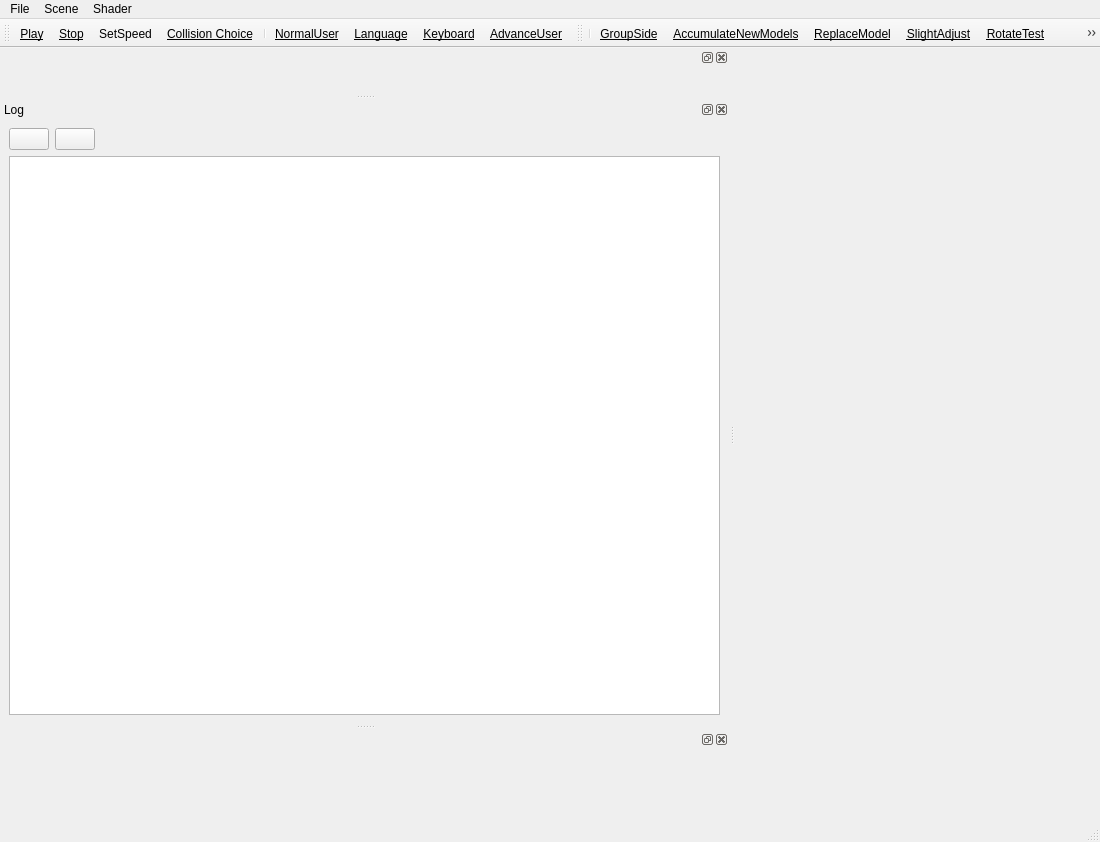
<?xml version="1.0" encoding="UTF-8"?>
<ui version="4.0">
 <author>lemonrong</author>
 <class>MainWindow</class>
 <widget class="QMainWindow" name="MainWindow">
  <property name="windowModality">
   <enum>Qt::NonModal</enum>
  </property>
  <property name="geometry">
   <rect>
    <x>0</x>
    <y>0</y>
    <width>1100</width>
    <height>842</height>
   </rect>
  </property>
  <property name="sizePolicy">
   <sizepolicy hsizetype="Expanding" vsizetype="Expanding">
    <horstretch>0</horstretch>
    <verstretch>0</verstretch>
   </sizepolicy>
  </property>
  <property name="acceptDrops">
   <bool>true</bool>
  </property>
  <property name="windowTitle">
   <string>osg3DViewer</string>
  </property>
  <widget class="QWidget" name="centralwidget"/>
  <widget class="QMenuBar" name="menubar">
   <property name="geometry">
    <rect>
     <x>0</x>
     <y>0</y>
     <width>1100</width>
     <height>23</height>
    </rect>
   </property>
   <widget class="QMenu" name="menuFile">
    <property name="title">
     <string>File</string>
    </property>
    <widget class="QMenu" name="menuRecent_Files">
     <property name="title">
      <string>Recent Files</string>
     </property>
    </widget>
    <addaction name="actionOpen"/>
    <addaction name="actionUnload"/>
    <addaction name="actionSave_As"/>
    <addaction name="separator"/>
    <addaction name="menuRecent_Files"/>
    <addaction name="separator"/>
    <addaction name="actionQuit"/>
   </widget>
   <widget class="QMenu" name="menuScene">
    <property name="title">
     <string>Scene</string>
    </property>
    <addaction name="actionReset_View"/>
    <addaction name="actionFull_Screen"/>
    <addaction name="separator"/>
    <addaction name="actionTexture"/>
    <addaction name="actionLight"/>
    <addaction name="actionHighLight"/>
    <addaction name="actionShadow"/>
   </widget>
   <widget class="QMenu" name="menuShader">
    <property name="title">
     <string>Shader</string>
    </property>
    <addaction name="actionRemove_Shader"/>
   </widget>
   <addaction name="menuFile"/>
   <addaction name="menuScene"/>
   <addaction name="menuShader"/>
  </widget>
  <widget class="QStatusBar" name="statusbar"/>
  <widget class="QToolBar" name="fileToolBar">
   <property name="windowTitle">
    <string>Base ToolBar</string>
   </property>
   <property name="toolButtonStyle">
    <enum>Qt::ToolButtonTextUnderIcon</enum>
   </property>
   <attribute name="toolBarArea">
    <enum>TopToolBarArea</enum>
   </attribute>
   <attribute name="toolBarBreak">
    <bool>false</bool>
   </attribute>
   <addaction name="actionUnload"/>
   <addaction name="actionLight"/>
   <addaction name="actionEnableNode"/>
   <addaction name="actionReset_View"/>
   <addaction name="separator"/>
   <addaction name="actionQuit"/>
   <addaction name="actionSave_As"/>
   <addaction name="actionOptimize"/>
   <addaction name="actionBackFace"/>
  </widget>
  <widget class="QDockWidget" name="dockWidget_Properties">
   <property name="windowTitle">
    <string/>
   </property>
   <attribute name="dockWidgetArea">
    <number>1</number>
   </attribute>
   <widget class="QWidget" name="dockWidgetContents_2"/>
  </widget>
  <widget class="QToolBar" name="sceneToolBar">
   <property name="windowTitle">
    <string>Scene Toolbar</string>
   </property>
   <property name="toolButtonStyle">
    <enum>Qt::ToolButtonTextUnderIcon</enum>
   </property>
   <attribute name="toolBarArea">
    <enum>TopToolBarArea</enum>
   </attribute>
   <attribute name="toolBarBreak">
    <bool>false</bool>
   </attribute>
   <addaction name="separator"/>
   <addaction name="actionOpen"/>
   <addaction name="actionTexture"/>
   <addaction name="actionShadow"/>
   <addaction name="actionFull_Screen"/>
   <addaction name="actionHighLight"/>
   <addaction name="actionLoad_Shader"/>
  </widget>
  <widget class="QDockWidget" name="logDock">
   <property name="toolTip">
    <string>Log</string>
   </property>
   <property name="statusTip">
    <string>Log</string>
   </property>
   <property name="whatsThis">
    <string>Log</string>
   </property>
   <property name="accessibleName">
    <string>Log</string>
   </property>
   <property name="accessibleDescription">
    <string>Log</string>
   </property>
   <property name="floating">
    <bool>false</bool>
   </property>
   <property name="allowedAreas">
    <set>Qt::LeftDockWidgetArea|Qt::RightDockWidgetArea|Qt::TopDockWidgetArea</set>
   </property>
   <property name="windowTitle">
    <string>Log</string>
   </property>
   <attribute name="dockWidgetArea">
    <number>1</number>
   </attribute>
   <widget class="QWidget" name="dockWidgetContents_3">
    <layout class="QGridLayout" name="gridLayout_2">
     <item row="0" column="0">
      <widget class="QPushButton" name="pushButtonClearLog">
       <property name="text">
        <string/>
       </property>
       <property name="icon">
        <iconset resource="../res/osg3DViewer.qrc">
         <normaloff>:/osg3DViewer/delete.png</normaloff>:/osg3DViewer/delete.png</iconset>
       </property>
      </widget>
     </item>
     <item row="0" column="2">
      <spacer name="horizontalSpacer">
       <property name="orientation">
        <enum>Qt::Horizontal</enum>
       </property>
       <property name="sizeHint" stdset="0">
        <size>
         <width>619</width>
         <height>20</height>
        </size>
       </property>
      </spacer>
     </item>
     <item row="1" column="0" colspan="3">
      <widget class="QTextBrowser" name="textBrowserLog"/>
     </item>
     <item row="0" column="1">
      <widget class="QPushButton" name="pushButtonSaveLog">
       <property name="text">
        <string/>
       </property>
       <property name="icon">
        <iconset resource="../res/osg3DViewer.qrc">
         <normaloff>:/osg3DViewer/icon_save.png</normaloff>:/osg3DViewer/icon_save.png</iconset>
       </property>
      </widget>
     </item>
    </layout>
   </widget>
  </widget>
  <widget class="QDockWidget" name="dockWidget_Model">
   <property name="allowedAreas">
    <set>Qt::AllDockWidgetAreas</set>
   </property>
   <property name="windowTitle">
    <string/>
   </property>
   <attribute name="dockWidgetArea">
    <number>1</number>
   </attribute>
   <widget class="QWidget" name="dockWidgetContents">
    <layout class="QGridLayout" name="gridLayout"/>
   </widget>
  </widget>
  <action name="actionOpen">
   <property name="icon">
    <iconset resource="../res/osg3DViewer.qrc">
     <normaloff>:/osg3DViewer/preferences.png</normaloff>:/osg3DViewer/preferences.png</iconset>
   </property>
   <property name="text">
    <string>GroupSide</string>
   </property>
   <property name="font">
    <font>
     <underline>true</underline>
    </font>
   </property>
  </action>
  <action name="actionUnload">
   <property name="icon">
    <iconset resource="../res/osg3DViewer.qrc">
     <normaloff>:/osg3DViewer/play.png</normaloff>:/osg3DViewer/play.png</iconset>
   </property>
   <property name="text">
    <string>Play</string>
   </property>
   <property name="font">
    <font>
     <underline>true</underline>
    </font>
   </property>
  </action>
  <action name="actionSave_As">
   <property name="icon">
    <iconset resource="../res/osg3DViewer.qrc">
     <normaloff>:/osg3DViewer/icon_save.png</normaloff>:/osg3DViewer/icon_save.png</iconset>
   </property>
   <property name="text">
    <string>Language</string>
   </property>
   <property name="font">
    <font>
     <underline>true</underline>
    </font>
   </property>
  </action>
  <action name="actionQuit">
   <property name="icon">
    <iconset resource="../res/osg3DViewer.qrc">
     <normaloff>:/osg3DViewer/quit.png</normaloff>:/osg3DViewer/quit.png</iconset>
   </property>
   <property name="text">
    <string>NormalUser</string>
   </property>
   <property name="font">
    <font>
     <underline>true</underline>
    </font>
   </property>
  </action>
  <action name="actionReset_View">
   <property name="icon">
    <iconset resource="../res/osg3DViewer.qrc">
     <normaloff>:/osg3DViewer/collision.png</normaloff>:/osg3DViewer/collision.png</iconset>
   </property>
   <property name="text">
    <string>Collision Choice</string>
   </property>
   <property name="font">
    <font>
     <underline>true</underline>
    </font>
   </property>
  </action>
  <action name="actionTexture">
   <property name="checkable">
    <bool>true</bool>
   </property>
   <property name="icon">
    <iconset resource="../res/osg3DViewer.qrc">
     <normaloff>:/osg3DViewer/texture_on.png</normaloff>:/osg3DViewer/texture_on.png</iconset>
   </property>
   <property name="text">
    <string>AccumulateNewModels</string>
   </property>
   <property name="font">
    <font>
     <underline>true</underline>
     <kerning>false</kerning>
    </font>
   </property>
   <property name="visible">
    <bool>true</bool>
   </property>
   <property name="menuRole">
    <enum>QAction::TextHeuristicRole</enum>
   </property>
  </action>
  <action name="actionLight">
   <property name="checkable">
    <bool>true</bool>
   </property>
   <property name="icon">
    <iconset resource="../res/osg3DViewer.qrc">
     <normaloff>:/osg3DViewer/stop.png</normaloff>:/osg3DViewer/stop.png</iconset>
   </property>
   <property name="text">
    <string>Stop</string>
   </property>
   <property name="font">
    <font>
     <underline>true</underline>
    </font>
   </property>
  </action>
  <action name="actionHighLight">
   <property name="checkable">
    <bool>false</bool>
   </property>
   <property name="icon">
    <iconset resource="../res/osg3DViewer.qrc">
     <normaloff>:/osg3DViewer/highlight_on.png</normaloff>:/osg3DViewer/highlight_on.png</iconset>
   </property>
   <property name="text">
    <string>RotateTest</string>
   </property>
   <property name="font">
    <font>
     <underline>true</underline>
    </font>
   </property>
  </action>
  <action name="actionShadow">
   <property name="checkable">
    <bool>true</bool>
   </property>
   <property name="icon">
    <iconset resource="../res/osg3DViewer.qrc">
     <normaloff>:/osg3DViewer/icon_shadow_on.png</normaloff>:/osg3DViewer/icon_shadow_on.png</iconset>
   </property>
   <property name="text">
    <string>ReplaceModel</string>
   </property>
   <property name="font">
    <font>
     <underline>true</underline>
    </font>
   </property>
  </action>
  <action name="actionFull_Screen">
   <property name="checkable">
    <bool>true</bool>
   </property>
   <property name="icon">
    <iconset resource="../res/osg3DViewer.qrc">
     <normaloff>:/osg3DViewer/lod_reset.png</normaloff>:/osg3DViewer/lod_reset.png</iconset>
   </property>
   <property name="text">
    <string>SlightAdjust</string>
   </property>
   <property name="font">
    <font>
     <underline>true</underline>
    </font>
   </property>
  </action>
  <action name="actionLoad_Shader">
   <property name="icon">
    <iconset resource="../res/osg3DViewer.qrc">
     <normaloff>:/osg3DViewer/background.png</normaloff>:/osg3DViewer/background.png</iconset>
   </property>
   <property name="text">
    <string>SetColor</string>
   </property>
   <property name="font">
    <font>
     <underline>true</underline>
     <kerning>false</kerning>
    </font>
   </property>
  </action>
  <action name="actionRemove_Shader">
   <property name="text">
    <string>Remove Shader</string>
   </property>
  </action>
  <action name="actionBackFace">
   <property name="checkable">
    <bool>true</bool>
   </property>
   <property name="icon">
    <iconset resource="../res/osg3DViewer.qrc">
     <normaloff>:/osg3DViewer/backface_off.png</normaloff>
     <normalon>:/osg3DViewer/backface_on.png</normalon>:/osg3DViewer/backface_off.png</iconset>
   </property>
   <property name="text">
    <string>AdvanceUser</string>
   </property>
   <property name="font">
    <font>
     <weight>50</weight>
     <italic>false</italic>
     <bold>false</bold>
     <underline>true</underline>
     <strikeout>false</strikeout>
    </font>
   </property>
  </action>
  <action name="actionOptimize">
   <property name="checkable">
    <bool>true</bool>
   </property>
   <property name="checked">
    <bool>false</bool>
   </property>
   <property name="icon">
    <iconset resource="../res/osg3DViewer.qrc">
     <normaloff>:/osg3DViewer/console.png</normaloff>:/osg3DViewer/console.png</iconset>
   </property>
   <property name="text">
    <string>Keyboard</string>
   </property>
   <property name="font">
    <font>
     <underline>true</underline>
    </font>
   </property>
   <property name="autoRepeat">
    <bool>true</bool>
   </property>
   <property name="visible">
    <bool>true</bool>
   </property>
  </action>
  <action name="actionEnableNode">
   <property name="checkable">
    <bool>false</bool>
   </property>
   <property name="icon">
    <iconset resource="../res/osg3DViewer.qrc">
     <normaloff>:/osg3DViewer/treeview/tree_enable.png</normaloff>:/osg3DViewer/treeview/tree_enable.png</iconset>
   </property>
   <property name="text">
    <string>SetSpeed</string>
   </property>
   <property name="iconText">
    <string>SetSpeed</string>
   </property>
  </action>
  <action name="actionDisableNode">
   <property name="icon">
    <iconset resource="../res/osg3DViewer.qrc">
     <normaloff>:/osg3DViewer/treeview/tree_disable.png</normaloff>:/osg3DViewer/treeview/tree_disable.png</iconset>
   </property>
   <property name="text">
    <string>AutoPlan</string>
   </property>
  </action>
  <action name="actionExpandTree">
   <property name="icon">
    <iconset resource="../res/osg3DViewer.qrc">
     <normaloff>:/osg3DViewer/expand.png</normaloff>:/osg3DViewer/expand.png</iconset>
   </property>
   <property name="text">
    <string>Expand Tree</string>
   </property>
  </action>
  <action name="actionCollapseTree">
   <property name="icon">
    <iconset resource="../res/osg3DViewer.qrc">
     <normaloff>:/osg3DViewer/collapse.png</normaloff>:/osg3DViewer/collapse.png</iconset>
   </property>
   <property name="text">
    <string>Collapse Tree</string>
   </property>
  </action>
  <action name="actionCenterOnNode">
   <property name="icon">
    <iconset resource="../res/osg3DViewer.qrc">
     <normaloff>:/osg3DViewer/center_on_selection.png</normaloff>:/osg3DViewer/center_on_selection.png</iconset>
   </property>
   <property name="text">
    <string>Center on node</string>
   </property>
  </action>
  <action name="actionCenterOnSelection">
   <property name="enabled">
    <bool>true</bool>
   </property>
   <property name="icon">
    <iconset resource="../res/osg3DViewer.qrc">
     <normaloff>:/osg3DViewer/center_on_selection.png</normaloff>:/osg3DViewer/center_on_selection.png</iconset>
   </property>
   <property name="text">
    <string>actionCenterOnSelection</string>
   </property>
   <property name="toolTip">
    <string>actionCenterOnSelection</string>
   </property>
  </action>
 </widget>
 <resources>
  <include location="../res/osg3DViewer.qrc"/>
 </resources>
 <connections/>
</ui>
